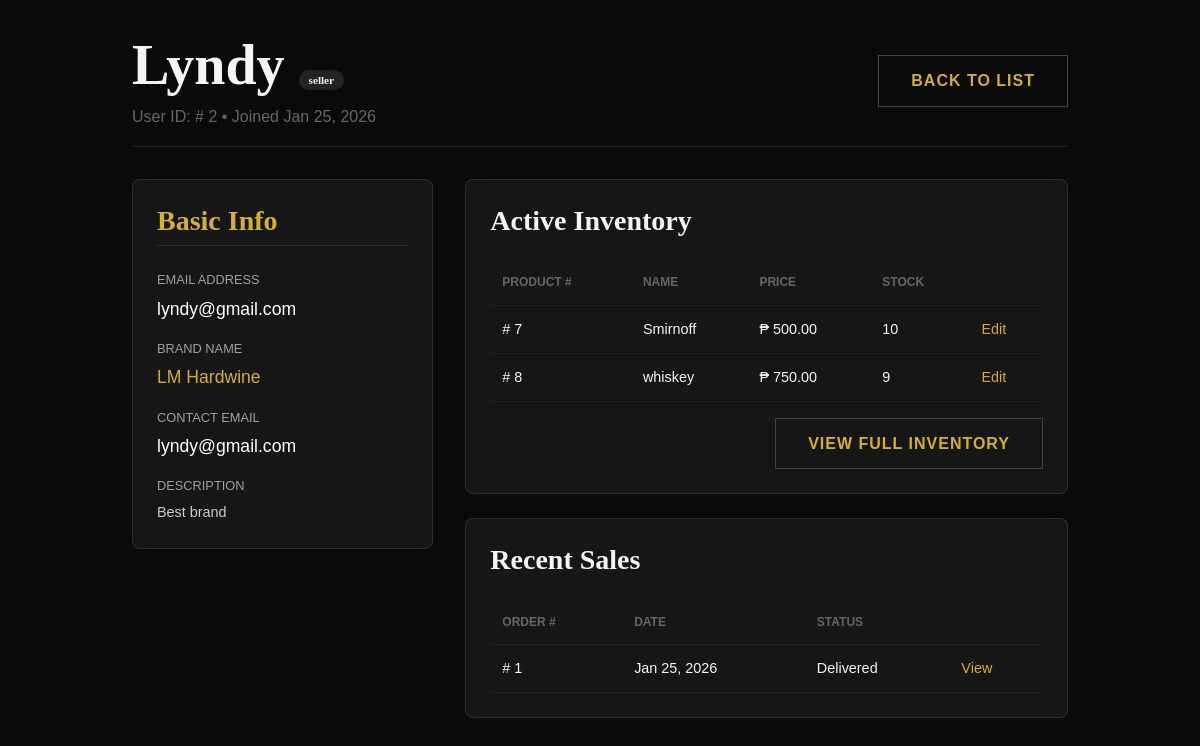
The app's page /admin/view_user.php?id=2 (signed in) with its own data.
### tables this page shows
CREATE TABLE `users` (
  `id` int(11) NOT NULL,
  `username` varchar(50) NOT NULL,
  `email` varchar(100) NOT NULL,
  `password_hash` varchar(255) NOT NULL,
  `role` enum('customer','seller') NOT NULL DEFAULT 'customer',
  `created_at` timestamp NULL DEFAULT current_timestamp(),
  `updated_at` timestamp NULL DEFAULT current_timestamp() ON UPDATE current_timestamp(),
  `is_deleted` tinyint(1) DEFAULT 0,
  `deletion_requested` tinyint(1) DEFAULT 0
);

CREATE TABLE `seller_profiles` (
  `id` int(11) NOT NULL,
  `user_id` int(11) NOT NULL,
  `brand_name` varchar(100) NOT NULL,
  `brand_description` text DEFAULT NULL,
  `brand_logo_path` varchar(255) DEFAULT NULL,
  `contact_email` varchar(100) DEFAULT NULL
);

CREATE TABLE `products` (
  `id` int(11) NOT NULL,
  `name` varchar(100) NOT NULL,
  `type` varchar(50) NOT NULL,
  `varietal` varchar(100) NOT NULL,
  `price` decimal(10,2) NOT NULL,
  `vintage_year` int(11) NOT NULL,
  `description` text DEFAULT NULL,
  `color_style` varchar(255) DEFAULT NULL,
  `image_path` varchar(255) DEFAULT NULL,
  `is_deleted` tinyint(1) DEFAULT 0,
  `stock_qty` int(11) DEFAULT 10,
  `seller_id` int(11) DEFAULT NULL
);

CREATE TABLE `orders` (
  `id` int(11) NOT NULL,
  `customer_name` varchar(255) NOT NULL,
  `customer_email` varchar(255) NOT NULL,
  `customer_address` text NOT NULL,
  `total_amount` decimal(10,2) NOT NULL,
  `order_date` datetime DEFAULT current_timestamp(),
  `status` varchar(50) DEFAULT 'Pending',
  `is_deleted` tinyint(1) DEFAULT 0,
  `user_id` int(11) DEFAULT NULL
);

### admin/view_user.php (the view, shortened to what this page needs)
<?php
include '../includes/db.php';
$user_id = $_GET['id'] ?? 0;
$stmt = $pdo->prepare("SELECT * FROM users WHERE id = ?");
$stmt->execute([$user_id]);
$user = $stmt->fetch(PDO::FETCH_ASSOC);
$role = $user['role'];
$profile = null;
$activity = [];
if ($role === 'customer') {
    $stmt = $pdo->prepare("SELECT * FROM customer_profiles WHERE user_id = ?");
    $stmt->execute([$user_id]);
    $profile = $stmt->fetch(PDO::FETCH_ASSOC);
    $stmt = $pdo->prepare("SELECT id, order_date, total_amount, status FROM orders WHERE user_id = ? ORDER BY order_date DESC LIMIT 5");
    $stmt->execute([$user_id]);
    $activity = $stmt->fetchAll(PDO::FETCH_ASSOC);
} else {
    $stmt = $pdo->prepare("SELECT * FROM seller_profiles WHERE user_id = ?");
    $stmt->execute([$user_id]);
    $profile = $stmt->fetch(PDO::FETCH_ASSOC);
    $stmt = $pdo->prepare("SELECT id, name, price, stock_qty FROM products WHERE seller_id = ? AND is_deleted = 0 LIMIT 5");
    $stmt->execute([$user_id]);
    $activity = $stmt->fetchAll(PDO::FETCH_ASSOC);
    $stmt = $pdo->prepare("
        SELECT DISTINCT o.id, o.order_date, o.status
        FROM orders o
        JOIN order_items oi ON o.id = oi.order_id
        JOIN products p ON oi.product_id = p.id
        WHERE p.seller_id = ?
        ORDER BY o.order_date DESC LIMIT 5
    ");
    $stmt->execute([$user_id]);
    $recent_sales = $stmt->fetchAll(PDO::FETCH_ASSOC);
}
?>
<!DOCTYPE html>
<html lang="en">
<head>
    <link rel="stylesheet" href="../css/style.css">
</head>
<body>
    <div class="admin-container">
        <div class="page-header">
            <div>
                <h1 style="margin-bottom: 5px;">
                    <?php echo htmlspecialchars($user['username']); ?> <span class="role-tag">
                        <?php echo $role; ?>
                    </span>
                </h1>
                <p style="color: #666;">User ID: #
                    <?php echo $user_id; ?> • Joined
                    <?php echo date('M d, Y', strtotime($user['created_at'])); ?>
                </p>
            </div>
            <a href="users.php" class="btn" style="background: transparent; border: 1px solid #444;">Back to List</a>
        </div>
        <div class="profile-grid">
            <div class="profile-sidebar">
                <div class="glass-card info-card">
                    <h3
                        style="margin-bottom: 1.5rem; color: var(--color-accent); border-bottom: 1px solid rgba(255,255,255,0.1); padding-bottom: 0.5rem;">
                        Basic Info</h3>
                    <span class="info-label">Email Address</span>
                    <span class="info-value">
                        <?php echo htmlspecialchars($user['email']); ?>
                    </span>
                    <?php if ($role === 'customer'): ?>
                        <span class="info-label">Full Name</span>
                        <span class="info-value">
                            <?php echo htmlspecialchars($profile['full_name'] ?? 'Not set'); ?>
                        </span>
                        <span class="info-label">Phone</span>
                        <span class="info-value">
                            <?php echo htmlspecialchars($profile['phone_number'] ?? 'Not set'); ?>
                        </span>
                        <span class="info-label">Default Address</span>
                        <p style="font-size: 0.9rem; color: #ccc;">
                            <?php echo nl2br(htmlspecialchars($profile['default_shipping_address'] ?? 'No address saved.')); ?>
                        </p>
                    <?php else: ?>
                        <span class="info-label">Brand Name</span>
                        <span class="info-value" style="color: var(--color-accent);">
                            <?php echo htmlspecialchars($profile['brand_name'] ?? 'Not set'); ?>
                        </span>
                        <span class="info-label">Contact Email</span>
                        <span class="info-value">
                            <?php echo htmlspecialchars($profile['contact_email'] ?? 'Not set'); ?>
                        </span>
                        <span class="info-label">Description</span>
                        <p style="font-size: 0.9rem; color: #ccc;">
                            <?php echo nl2br(htmlspecialchars($profile['brand_description'] ?? 'No description.')); ?>
                        </p>
                    <?php endif; ?>
                </div>
            </div>
            <div class="profile-content">
                <?php if ($role === 'customer'): ?>
                    <div class="glass-card" style="padding: 1.5rem;">
                        <h3 style="margin-bottom: 1.5rem;">Recent Purchase History</h3>
                        <table class="activity-table">
                            <thead>
                                <tr>
                                    <th>Order #</th>
                                    <th>Date</th>
                                    <th>Amount</th>
                                    <th>Status</th>
                                    <th></th>
                                </tr>
                            </thead>
                            <tbody>
                                <?php if (empty($activity)): ?>
                                    <tr>
                                        <td colspan="5" style="text-align: center; color: #666; padding: 2rem;">No orders yet.
                                        </td>
                                    </tr>
                                <?php else: ?>
                                    <?php foreach ($activity as $o): ?>
                                        <tr>
                                            <td>#
                                                <?php echo $o['id']; ?>
                                            </td>
                                            <td>
                                                <?php echo date('M d, Y', strtotime($o['order_date'])); ?>
                                            </td>
                                            <td>₱
                                                <?php echo number_format($o['total_amount'], 2); ?>
                                            </td>
                                            <td><span
                                                    style="color: <?php echo $o['status'] == 'Pending' ? '#d4af37' : '#4caf50'; ?>">
                                                    <?php echo $o['status']; ?>
                                                </span></td>
                                            <td><a href="view_order.php?id=<?php echo $o['id']; ?>" class="text-accent">View</a>
                                            </td>
                                        </tr>
                                    <?php endforeach; ?>
                                <?php endif; ?>
                            </tbody>
                        </table>
                    </div>
                <?php else: ?>
                    <div class="glass-card" style="padding: 1.5rem; margin-bottom: 1.5rem;">
                        <h3 style="margin-bottom: 1.5rem;">Active Inventory</h3>
                        <table class="activity-table">
                            <thead>
                                <tr>
                                    <th>Product #</th>
                                    <th>Name</th>
                                    <th>Price</th>
                                    <th>Stock</th>
                                    <th></th>
                                </tr>
                            </thead>
                            <tbody>
                                <?php if (empty($activity)): ?>
                                    <tr>
                                        <td colspan="5" style="text-align: center; color: #666; padding: 2rem;">No products
                                            listed.</td>
                                    </tr>
                                <?php else: ?>
                                    <?php foreach ($activity as $p): ?>
                                        <tr>
                                            <td>#
                                                <?php echo $p['id']; ?>
                                            </td>
                                            <td>
                                                <?php echo htmlspecialchars($p['name']); ?>
                                            </td>
                                            <td>₱
                                                <?php echo number_format($p['price'], 2); ?>
                                            </td>
                                            <td>
                                                <?php echo $p['stock_qty']; ?>
                                            </td>
                                            <td><a href="edit_product.php?id=<?php echo $p['id']; ?>" class="text-accent">Edit</a>
                                            </td>
                                        </tr>
                                    <?php endforeach; ?>
                                <?php endif; ?>
                            </tbody>
                        </table>
                        <div style="margin-top: 1rem; text-align: right;">
                            <a href="products.php" class="btn btn-sm"
                                style="background: transparent; border: 1px solid #444;">View Full Inventory</a>
                        </div>
                    </div>
                    <div class="glass-card" style="padding: 1.5rem;">
                        <h3 style="margin-bottom: 1.5rem;">Recent Sales</h3>
                        <table class="activity-table">
                            <thead>
                                <tr>
                                    <th>Order #</th>
                                    <th>Date</th>
                                    <th>Status</th>
                                    <th></th>
                                </tr>
                            </thead>
                            <tbody>
                                <?php if (empty($recent_sales)): ?>
                                    <tr>
                                        <td colspan="4" style="text-align: center; color: #666; padding: 2rem;">No sales yet.
                                        </td>
                                    </tr>
                                <?php else: ?>
                                    <?php foreach ($recent_sales as $s): ?>
                                        <tr>
                                            <td>#
                                                <?php echo $s['id']; ?>
                                            </td>
                                            <td>
                                                <?php echo date('M d, Y', strtotime($s['order_date'])); ?>
                                            </td>
                                            <td>
                                                <?php echo $s['status']; ?>
                                            </td>
                                            <td><a href="view_order.php?id=<?php echo $s['id']; ?>" class="text-accent">View</a>
                                            </td>
                                        </tr>
                                    <?php endforeach; ?>
                                <?php endif; ?>
                            </tbody>
                        </table>
                    </div>
                <?php endif; ?>
            </div>
        </div>
    </div>
</body>
</html>

### css/style.css (style rules this page uses)
:root { --color-bg-main: #0a0a0a; --color-bg-secondary: #141414; --color-bg-card: rgba(30, 30, 30, 0.6); --color-primary: #720e1e; --color-primary-light: #a52a2a; --color-accent: #d4af37; --color-text-main: #f5f5f5; --color-text-muted: #a0a0a0; --font-heading: 'Playfair Display', serif; --font-body: 'Outfit', sans-serif; --spacing-xs: 0.5rem; --spacing-sm: 1rem; --spacing-md: 2rem; --spacing-lg: 4rem; --spacing-xl: 8rem; --glass-bg: rgba(255, 255, 255, 0.05); --glass-border: 1px solid rgba(255, 255, 255, 0.1); --shadow-main: 0 10px 30px rgba(0, 0, 0, 0.5); --transition-fast: 0.3s ease; }
*, *::before, *::after { box-sizing: border-box; margin: 0; padding: 0; }
html { scroll-behavior: smooth; }
body { background-color: var(--color-bg-main); color: var(--color-text-main); font-family: var(--font-body); line-height: 1.6; overflow-x: hidden; }
h1, h2, h3, h4, h5, h6 { font-family: var(--font-heading); color: var(--color-text-main); margin-bottom: var(--spacing-sm); line-height: 1.2; }
h1 { font-size: 3.5rem; }
h3 { font-size: 1.75rem; }
a { color: inherit; text-decoration: none; transition: var(--transition-fast); }
.text-accent { color: var(--color-accent); }
.btn { display: inline-block; padding: 12px 32px; background: transparent; border: 1px solid var(--color-accent); color: var(--color-accent); font-family: var(--font-body); font-weight: 600; text-transform: uppercase; letter-spacing: 1px; cursor: pointer; transition: var(--transition-fast); }
.glass-card { background: var(--glass-bg); backdrop-filter: blur(10px); border: var(--glass-border); padding: var(--spacing-md); border-radius: 8px; position: relative; }
:root { --header-height: 80px; }

### admin/view_user.php (style rules this page uses)
.admin-container { max-width: 1000px; margin: 0 auto; padding: 2rem; }
.page-header { display: flex; justify-content: space-between; align-items: center; margin-bottom: 2rem; border-bottom: 1px solid rgba(255, 255, 255, 0.1); padding-bottom: 1rem; }
.profile-grid { display: grid; grid-template-columns: 1fr 2fr; gap: 2rem; }
.info-card { padding: 1.5rem; margin-bottom: 1.5rem; }
.info-label { color: var(--color-text-muted); font-size: 0.8rem; text-transform: uppercase; margin-bottom: 4px; display: block; }
.info-value { font-size: 1.1rem; color: #fff; margin-bottom: 1rem; display: block; }
.activity-table { width: 100%; border-collapse: collapse; font-size: 0.9rem; }
.activity-table th, .activity-table td { text-align: left; padding: 0.75rem; border-bottom: 1px solid rgba(255, 255, 255, 0.05); }
.activity-table th { color: #666; font-size: 0.75rem; text-transform: uppercase; }
.role-tag { padding: 4px 10px; border-radius: 20px; font-size: 0.7rem; font-weight: bold; background: rgba(255, 255, 255, 0.1); }

### records on screen
users: username "Lyndy", role "seller", created_at "Jan 25, 2026", email "lyndy@gmail.com"
seller_profiles: brand_name "LM Hardwine", contact_email "lyndy@gmail.com", brand_description "Best brand"
products: id "7", name "Smirnoff", price "500.00", stock_qty "10"
products: id "8", name "whiskey", price "750.00", stock_qty "9"
orders: id "1", order_date "Jan 25, 2026", status "Delivered"

### other values on screen
$user_id "2"
